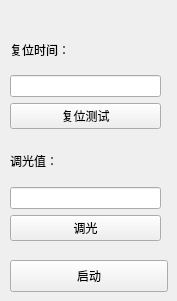
                                                                                                                 <widget class="QWidget" name="tabSetting">
                                                                                                                             <attribute name="title">
                                                                                                                                     <string>Tab 1</string>
                                                                                                                                     </attribute>
                                                                                                                                     <widget class="QWidget" name="verticalLayoutWidget">
                                                                                                                                                 <property name="geometry">
                                                                                                                                                         <rect>
                                                                                                                                                         <x>10</x>
                                                                                                                                                         <y>30</y>
                                                                                                                                                         <width>151</width>
                                                                                                                                                         <height>99</height>
                                                                                                                                                         </rect>
                                                                                                                                                         </property>
                                                                                                                                                         <layout class="QVBoxLayout" name="verticalLayout">
                                                                                                                                                                     <item>
                                                                                                                                                                     <widget class="QLabel" name="label">
                                                                                                                                                                                 <property name="text">
                                                                                                                                                                                         <string>复位时间：</string>
                                                                                                                                                                                         </property>
                                                                                                                                                                                         </widget>
                                                                                                                                                                                         </item>
                                                                                                                                                                                         <item>
                                                                                                                                                                                         <widget class="QLineEdit" name="lineEdit"/>
                                                                                                                                                                                                     </item>
                                                                                                                                                                                                     <item>
                                                                                                                                                                                                     <widget class="QPushButton" name="btnReset">
                                                                                                                                                                                                                 <property name="text">
                                                                                                                                                                                                                         <string>复位测试</string>
                                                                                                                                                                                                                         </property>
                                                                                                                                                                                                                         </widget>
                                                                                                                                                                                                                         </item>
                                                                                                                                                                                                                         </layout>
                                                                                                                                                                                                                         </widget>
                                                                                                                                                                                                                         <widget class="QPushButton" name="btnStart">
                                                                                                                                                                                                                                     <property name="geometry">
                                                                                                                                                                                                                                             <rect>
                                                                                                                                                                                                                                             <x>10</x>
                                                                                                                                                                                                                                             <y>260</y>
                                                                                                                                                                                                                                             <width>158</width>
                                                                                                                                                                                                                                             <height>32</height>
                                                                                                                                                                                                                                             </rect>
                                                                                                                                                                                                                                             </property>
                                                                                                                                                                                                                                             <property name="text">
                                                                                                                                                                                                                                                     <string>启动</string>
                                                                                                                                                                                                                                                     </property>
                                                                                                                                                                                                                                                     </widget>
                                                                                                                                                                                                                                                     <widget class="QWidget" name="verticalLayoutWidget_2">
                                                                                                                                                                                                                                                                 <property name="geometry">
                                                                                                                                                                                                                                                                         <rect>
                                                                                                                                                                                                                                                                         <x>10</x>
                                                                                                                                                                                                                                                                         <y>140</y>
                                                                                                                                                                                                                                                                         <width>151</width>
                                                                                                                                                                                                                                                                         <height>101</height>
                                                                                                                                                                                                                                                                         </rect>
                                                                                                                                                                                                                                                                         </property>
                                                                                                                                                                                                                                                                         <layout class="QVBoxLayout" name="verticalLayout_2">
                                                                                                                                                                                                                                                                                     <item>
                                                                                                                                                                                                                                                                                     <widget class="QLabel" name="label_2">
                                                                                                                                                                                                                                                                                                 <property name="text">
                                                                                                                                                                                                                                                                                                         <string>调光值：</string>
                                                                                                                                                                                                                                                                                                         </property>
                                                                                                                                                                                                                                                                                                         </widget>
                                                                                                                                                                                                                                                                                                         </item>
                                                                                                                                                                                                                                                                                                         <item>
                                                                                                                                                                                                                                                                                                         <widget class="QLineEdit" name="lineEdit_2"/>
                                                                                                                                                                                                                                                                                                                     </item>
                                                                                                                                                                                                                                                                                                                     <item>
                                                                                                                                                                                                                                                                                                                     <widget class="QPushButton" name="btnAdjust">
                                                                                                                                                                                                                                                                                                                                 <property name="text">
                                                                                                                                                                                                                                                                                                                                         <string>调光</string>
                                                                                                                                                                                                                                                                                                                                         </property>
                                                                                                                                                                                                                                                                                                                                         </widget>
                                                                                                                                                                                                                                                                                                                                         </item>
                                                                                                                                                                                                                                                                                                                                         </layout>
                                                                                                                                                                                                                                                                                                                                         </widget>
                                                                                                                                                                                                                                                                                                                                         </widget>
